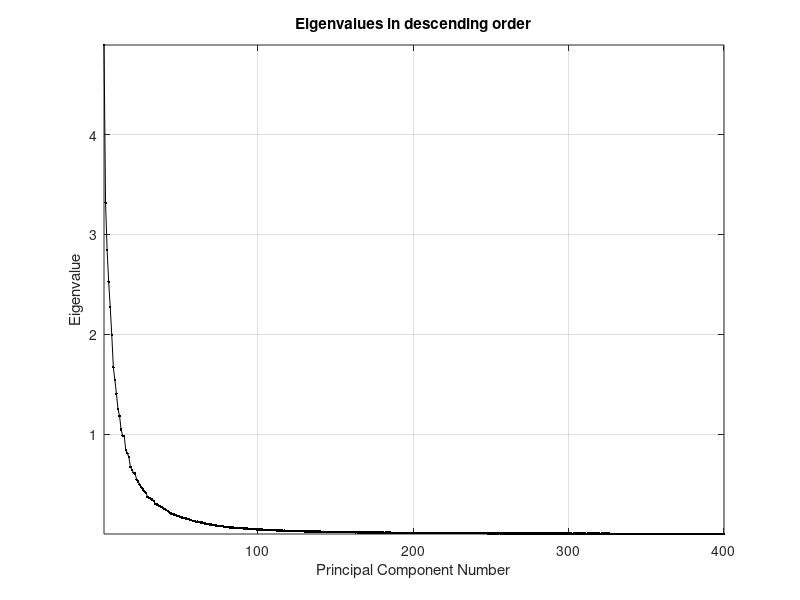
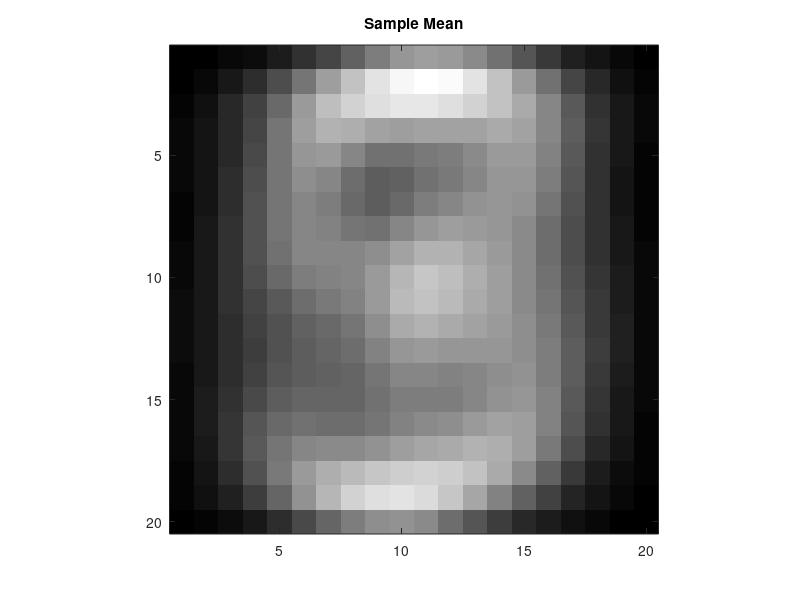
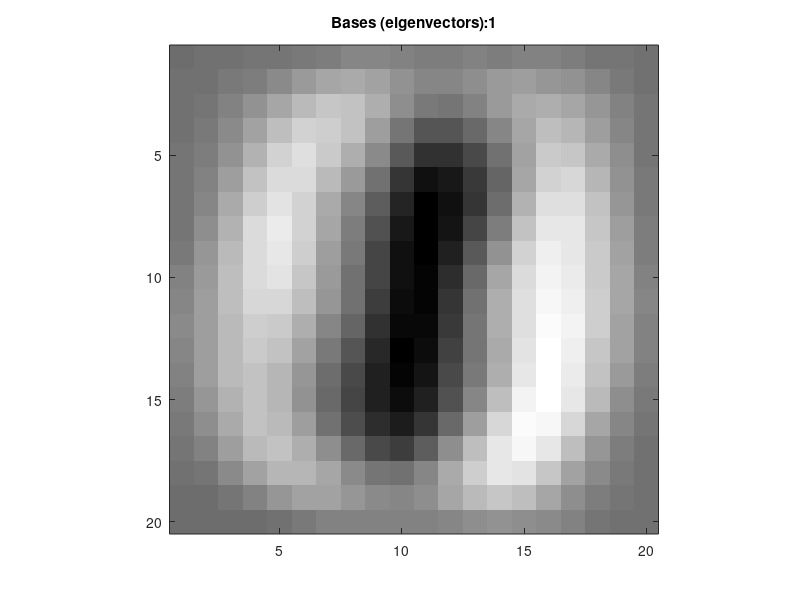
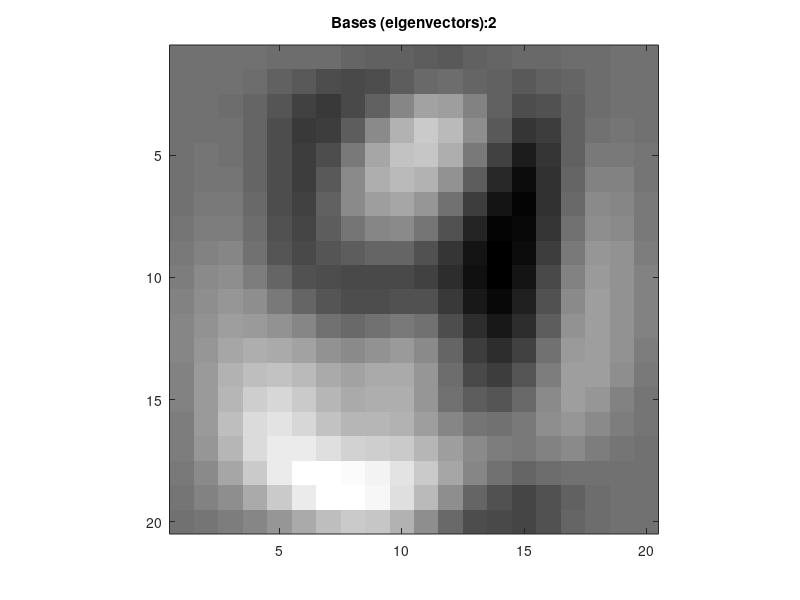

Here is the MATLAB script that generated these plots, in order: (Note: this script raises an error after producing the figures.)
%% Q1: Principal Component Analysis
clc;
clear all;
close all;
load data.mat
TD=test_data;
TrD=train_data;
TL=test_labels;
TrL=train_labels;
m=20;
[U, Z] = pca(TrD,'Algorithm','eig','NumComponents',m);
C=cov(TrD); 
[e, index]=sort(eig(C),'descend');
figure(1);
plot(e,'k.-');grid;
title('Eigenvalues in descending order');
xlabel('Principal Component Number');
ylabel('Eigenvalue');axis tight;
% Finding sample mean [Find mean of columns of data]
samp_mean=mean(TrD,1);
figure(2);
imagesc(reshape(samp_mean,20,20));
title("Sample Mean")
colormap(gray);
axis image;
% Also display the bases (eigenvectors) that you chose as images
[evec, eval] = eig(C);
Vk = evec(:,((400-(m-1)):400));
F = TrD*Vk;
TrD_k = F*Vk';
sample=20;

for i=1:1:m
    I=U(:,i);
    figure();
    imagesc(reshape(I,20,20));
    title(strcat('Bases (eigenvectors):',num2str(i)));
    colormap(gray);
    axis image;
end
% Training and Classification
m=200;          % Find a larger chunk of bases
[COEFF, SCORE] = pca(TrD,'Algorithm','svd','NumComponents',m);
z=1;
k=1;
x=[1:5:50,100:5:145,150:5:195]; % Selecting 30 different subspace dimensions (from 200)
while k<=30
    kk=x(k);
    mu = zeros(10,kk);               % Initialize mu and covar_mat with zeroes 
    covar_mat = zeros(kk,kk,10);      % and appropriate dimension
    ProjTest = TD * COEFF(:,1:kk);   % Project Training data
    ProjTrain = TrD * COEFF(:,1:kk); % Project Test data
    for i=1:10
        % Loop to search for digits (Labels) 0~9 in Training set
        temp = ProjTrain(TrL== i-1,:);
        mu(i,:) = mean(temp,1);     % Find mean of columns
        XX = temp - mu(i,:);        % Subtract mean value
        covar_mat(:,:,i) = (XX' * XX)/size(temp,1);       
    end
    testError(z) = Gausspredict(mu,covar_mat,[ProjTest,TL]);
    trainError(z) = Gausspredict(mu,covar_mat,[ProjTrain,TrL]);
    z=z+1;
    k=k+1;
end

figure
plot(x,trainError,'O-',x,testError,'*-');title('Classification error plot using PCA'); 
xlabel('Principal Component Number'); ylabel('Classification Error (%)');
legend('Train Error','Test Error');grid;axis tight;
